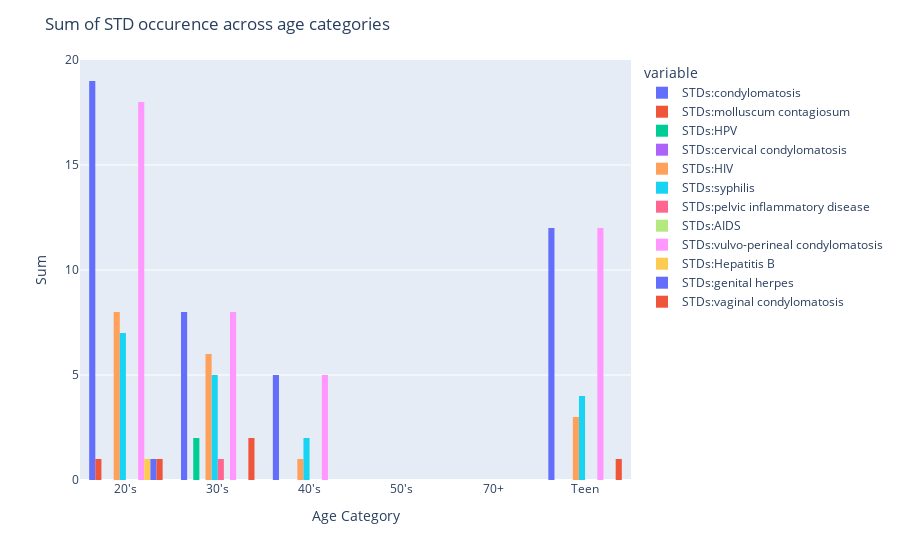

Notebook cell for this chart:
### Code cell
fig = px.histogram(std_agg, x="age_cat", y=list(std_cols), barmode="group", histfunc="sum")
fig.update_layout(title="Sum of STD occurence across age categories")
fig.update_xaxes(title="Age Category")
fig.update_yaxes(title="Sum")
fig.show()

### Figure 1 — Plotly figure (JSON) as saved in the notebook; plotly's stock layout.template omitted (floating-point values rounded to 4 significant figures)
{"data": [{"alignmentgroup": "True", "bingroup": "x", "histfunc": "sum", "hovertemplate": "variable=STDs:condylomatosis<br>age_cat=%{x}<br>sum of value=%{y}<extra></extra>", "legendgroup": "STDs:condylomatosis", "marker": {"color": "#636efa", "pattern": {"shape": ""}}, "name": "STDs:condylomatosis", "offsetgroup": "STDs:condylomatosis", "orientation": "v", "showlegend": true, "type": "histogram", "x": ["20's", "30's", "40's", "50's", "70+", "Teen"], "xaxis": "x", "y": [19, 8, 5, 0, 0, 12], "yaxis": "y"}, {"alignmentgroup": "True", "bingroup": "x", "histfunc": "sum", "hovertemplate": "variable=STDs:molluscum contagiosum<br>age_cat=%{x}<br>sum of value=%{y}<extra></extra>", "legendgroup": "STDs:molluscum contagiosum", "marker": {"color": "#EF553B", "pattern": {"shape": ""}}, "name": "STDs:molluscum contagiosum", "offsetgroup": "STDs:molluscum contagiosum", "orientation": "v", "showlegend": true, "type": "histogram", "x": ["20's", "30's", "40's", "50's", "70+", "Teen"], "xaxis": "x", "y": [1, 0, 0, 0, 0, 0], "yaxis": "y"}, {"alignmentgroup": "True", "bingroup": "x", "histfunc": "sum", "hovertemplate": "variable=STDs:HPV<br>age_cat=%{x}<br>sum of value=%{y}<extra></extra>", "legendgroup": "STDs:HPV", "marker": {"color": "#00cc96", "pattern": {"shape": ""}}, "name": "STDs:HPV", "offsetgroup": "STDs:HPV", "orientation": "v", "showlegend": true, "type": "histogram", "x": ["20's", "30's", "40's", "50's", "70+", "Teen"], "xaxis": "x", "y": [0, 2, 0, 0, 0, 0], "yaxis": "y"}, {"alignmentgroup": "True", "bingroup": "x", "histfunc": "sum", "hovertemplate": "variable=STDs:cervical condylomatosis<br>age_cat=%{x}<br>sum of value=%{y}<extra></extra>", "legendgroup": "STDs:cervical condylomatosis", "marker": {"color": "#ab63fa", "pattern": {"shape": ""}}, "name": "STDs:cervical condylomatosis", "offsetgroup": "STDs:cervical condylomatosis", "orientation": "v", "showlegend": true, "type": "histogram", "x": ["20's", "30's", "40's", "50's", "70+", "Teen"], "xaxis": "x", "y": [0, 0, 0, 0, 0, 0], "yaxis": "y"}, {"alignmentgroup": "True", "bingroup": "x", "histfunc": "sum", "hovertemplate": "variable=STDs:HIV<br>age_cat=%{x}<br>sum of value=%{y}<extra></extra>", "legendgroup": "STDs:HIV", "marker": {"color": "#FFA15A", "pattern": {"shape": ""}}, "name": "STDs:HIV", "offsetgroup": "STDs:HIV", "orientation": "v", "showlegend": true, "type": "histogram", "x": ["20's", "30's", "40's", "50's", "70+", "Teen"], "xaxis": "x", "y": [8, 6, 1, 0, 0, 3], "yaxis": "y"}, {"alignmentgroup": "True", "bingroup": "x", "histfunc": "sum", "hovertemplate": "variable=STDs:syphilis<br>age_cat=%{x}<br>sum of value=%{y}<extra></extra>", "legendgroup": "STDs:syphilis", "marker": {"color": "#19d3f3", "pattern": {"shape": ""}}, "name": "STDs:syphilis", "offsetgroup": "STDs:syphilis", "orientation": "v", "showlegend": true, "type": "histogram", "x": ["20's", "30's", "40's", "50's", "70+", "Teen"], "xaxis": "x", "y": [7, 5, 2, 0, 0, 4], "yaxis": "y"}, {"alignmentgroup": "True", "bingroup": "x", "histfunc": "sum", "hovertemplate": "variable=STDs:pelvic inflammatory disease<br>age_cat=%{x}<br>sum of value=%{y}<extra></extra>", "legendgroup": "STDs:pelvic inflammatory disease", "marker": {"color": "#FF6692", "pattern": {"shape": ""}}, "name": "STDs:pelvic inflammatory disease", "offsetgroup": "STDs:pelvic inflammatory disease", "orientation": "v", "showlegend": true, "type": "histogram", "x": ["20's", "30's", "40's", "50's", "70+", "Teen"], "xaxis": "x", "y": [0, 1, 0, 0, 0, 0], "yaxis": "y"}, {"alignmentgroup": "True", "bingroup": "x", "histfunc": "sum", "hovertemplate": "variable=STDs:AIDS<br>age_cat=%{x}<br>sum of value=%{y}<extra></extra>", "legendgroup": "STDs:AIDS", "marker": {"color": "#B6E880", "pattern": {"shape": ""}}, "name": "STDs:AIDS", "offsetgroup": "STDs:AIDS", "orientation": "v", "showlegend": true, "type": "histogram", "x": ["20's", "30's", "40's", "50's", "70+", "Teen"], "xaxis": "x", "y": [0, 0, 0, 0, 0, 0], "yaxis": "y"}, {"alignmentgroup": "True", "bingroup": "x", "histfunc": "sum", "hovertemplate": "variable=STDs:vulvo-perineal condylomatosis<br>age_cat=%{x}<br>sum of value=%{y}<extra></extra>", "legendgroup": "STDs:vulvo-perineal condylomatosis", "marker": {"color": "#FF97FF", "pattern": {"shape": ""}}, "name": "STDs:vulvo-perineal condylomatosis", "offsetgroup": "STDs:vulvo-perineal condylomatosis", "orientation": "v", "showlegend": true, "type": "histogram", "x": ["20's", "30's", "40's", "50's", "70+", "Teen"], "xaxis": "x", "y": [18, 8, 5, 0, 0, 12], "yaxis": "y"}, {"alignmentgroup": "True", "bingroup": "x", "histfunc": "sum", "hovertemplate": "variable=STDs:Hepatitis B<br>age_cat=%{x}<br>sum of value=%{y}<extra></extra>", "legendgroup": "STDs:Hepatitis B", "marker": {"color": "#FECB52", "pattern": {"shape": ""}}, "name": "STDs:Hepatitis B", "offsetgroup": "STDs:Hepatitis B", "orientation": "v", "showlegend": true, "type": "histogram", "x": ["20's", "30's", "40's", "50's", "70+", "Teen"], "xaxis": "x", "y": [1, 0, 0, 0, 0, 0], "yaxis": "y"}, {"alignmentgroup": "True", "bingroup": "x", "histfunc": "sum", "hovertemplate": "variable=STDs:genital herpes<br>age_cat=%{x}<br>sum of value=%{y}<extra></extra>", "legendgroup": "STDs:genital herpes", "marker": {"color": "#636efa", "pattern": {"shape": ""}}, "name": "STDs:genital herpes", "offsetgroup": "STDs:genital herpes", "orientation": "v", "showlegend": true, "type": "histogram", "x": ["20's", "30's", "40's", "50's", "70+", "Teen"], "xaxis": "x", "y": [1, 0, 0, 0, 0, 0], "yaxis": "y"}, {"alignmentgroup": "True", "bingroup": "x", "histfunc": "sum", "hovertemplate": "variable=STDs:vaginal condylomatosis<br>age_cat=%{x}<br>sum of value=%{y}<extra></extra>", "legendgroup": "STDs:vaginal condylomatosis", "marker": {"color": "#EF553B", "pattern": {"shape": ""}}, "name": "STDs:vaginal condylomatosis", "offsetgroup": "STDs:vaginal condylomatosis", "orientation": "v", "showlegend": true, "type": "histogram", "x": ["20's", "30's", "40's", "50's", "70+", "Teen"], "xaxis": "x", "y": [1, 2, 0, 0, 0, 1], "yaxis": "y"}], "layout": {"barmode": "group", "legend": {"title": {"text": "variable"}, "tracegroupgap": 0}, "margin": {"t": 60}, "title": {"text": "Sum of STD occurence across age categories"}, "xaxis": {"anchor": "y", "domain": [0, 1], "title": {"text": "Age Category"}}, "yaxis": {"anchor": "x", "domain": [0, 1], "title": {"text": "Sum"}}}}
